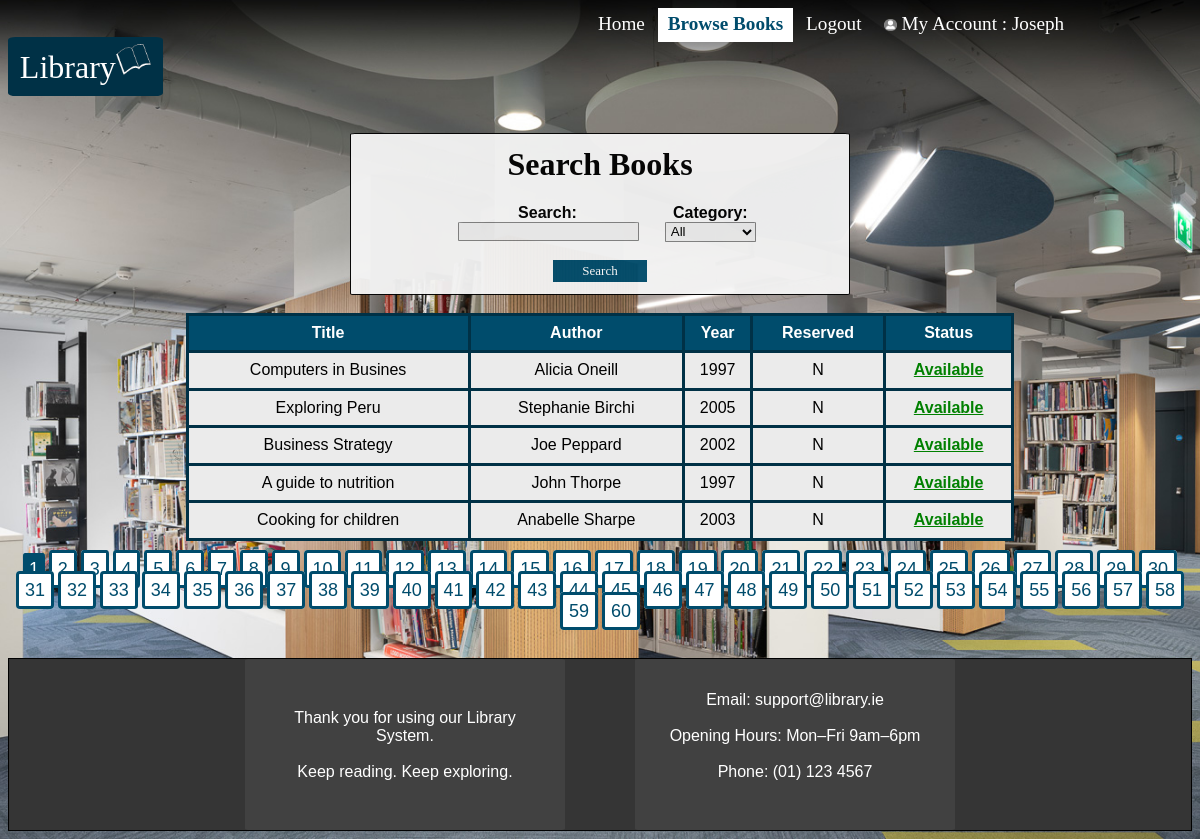
Page /pages/Browse.php (signed in) on the committed database.
### tables this page shows
CREATE TABLE `users` (
  `Username` varchar(20) NOT NULL,
  `Password` varchar(20) NOT NULL,
  `FirstName` varchar(20) NOT NULL,
  `Surname` varchar(20) NOT NULL,
  `AddressLine1` varchar(50) NOT NULL DEFAULT 'none',
  `AddressLine2` varchar(50) NOT NULL,
  `City` varchar(20) NOT NULL DEFAULT 'none',
  `County` varchar(20) NOT NULL DEFAULT 'none',
  `Telephone` varchar(10) NOT NULL DEFAULT 'none',
  `Mobile` varchar(10) NOT NULL DEFAULT 'none'
);

CREATE TABLE `books` (
  `ISBN` varchar(15) NOT NULL,
  `BookTitle` varchar(40) NOT NULL,
  `Author` varchar(20) NOT NULL,
  `Edition` int(11) NOT NULL,
  `Year` int(5) NOT NULL,
  `Category` bigint(3) NOT NULL,
  `Reserved` varchar(1) NOT NULL DEFAULT 'N'
);

### pages/Browse.php (the view, shortened to what this page needs)
<?php
include("../library.php");
$User = isset($_SESSION["Users"]) ? $_SESSION["Users"] : null;
?>
<!DOCTYPE html>
<html lang="en">
<html>
<head>
    <link rel="stylesheet" href="../libraryCSS/styles.css">
    <link rel="stylesheet" href="../libraryCSS/background.css">
</head>
<body>
    <header>
        <div class="top-nav-bar">
            <a class="heading" href="Index.php">Home</a>
            <a class="heading active" href="Browse.php">Browse Books</a>
            <a class="heading" href="Logout.php">Logout</a>
            <?php
                $sql = "SELECT Username, Password, FirstName, Surname, AddressLine1, AddressLine2, City, County, Telephone, Mobile FROM users WHERE Username='$User'";
                $result = $conn->query($sql);
                if ($result && $row = $result->fetch_assoc()) {
                    echo '<a id="MyAccount" class="heading" href="MyAccount.php"><img src="../media/accountIcon.png" style="width:1.3%;height:1.3%;" alt="Account icon"> My Account : ' . $row["FirstName"] . '</a>';
                }
            ?>
        </div>
        <a id="header">Library<img src="../media/headerIcon.png" style="width:3%;height:3%;" alt="Library logo"></a>
    </header>
    <?php
        $search = "";
        $category = "";
        $page = 1;
        $limit = 5;
        $totalPages = 1;
        $result = null;
        if ($_SERVER["REQUEST_METHOD"] === "GET") {
            $offset = ($page - 1) * $limit;
            $where = " WHERE 1=1 ";
            $params = array();
            $types = "";
            $count_sql = "SELECT COUNT(*) AS total FROM books" . $where;
            $count_stmt = $conn->prepare($count_sql);
            $count_stmt->execute();
            $count_result = $count_stmt->get_result();
            $total_rows = 0;
            if ($count_result && $count_result->num_rows === 1) {
                $row_count = $count_result->fetch_assoc();
                $total_rows = (int)$row_count["total"];
            }
            if ($total_rows > 0) {
                $totalPages = ceil($total_rows / $limit);
            }
            $main_sql = "SELECT * FROM books" . $where . " LIMIT ? OFFSET ?";
            $main_stmt = $conn->prepare($main_sql);
            $types2 = $types . "ii";
            $params2 = $params;
            $params2[] = $limit;
            $params2[] = $offset;
            $main_stmt->bind_param($types2, ...$params2);
            $main_stmt->execute();
            $result = $main_stmt->get_result();
        }
    ?>
    <div id="register">
        <h1>Search Books</h1>
        <form method="GET">
            <section class="searchGrid">
                <div>
                    <label class="loginInput" for="search">Search:</label>
                    <br>
                    <input type="text" id="search" name="search" value="<?php echo htmlspecialchars($search); ?>">
                </div>
                <div>
                    <label class="loginInput" for="category">Category:</label>
                    <br>
                    <select id="category" name="category">
                        <option value="">All</option>
                    </select>
                </div>
            </section>
            <br>
            <button class="button" type="submit">
                <a class="buttontext">Search </a>
            </button>
        </form>
    </div>
    <br>
    <table id="bookTable">
        <tr>
            <th>Title</th>
            <th>Author</th>
            <th>Year</th>
            <th>Reserved</th>
            <th>Status</th>
        </tr>
        <?php
            if ($result) {
                while ($row = $result->fetch_assoc()) { ?>
                    <tr>
                        <td><?php echo htmlspecialchars($row['BookTitle']); ?></td>
                        <td><?php echo htmlspecialchars($row['Author']); ?></td>
                        <td><?php echo htmlspecialchars($row['Year']); ?></td>
                        <td><?php echo htmlspecialchars($row['Reserved']); ?></td>
                        <td>
                            <?php if ($row['Reserved'] === 'N') { ?>
                                <a id="available" href="../reserve.php?ISBN=<?php echo urlencode($row['ISBN']); ?>">Available</a>
                            <?php } else { ?>
                                <a id="unavailable">Unavailable</a>
                            <?php } ?>
                        </td>
                    </tr>
                <?php }
            }
        ?>
    </table>
    <br>
    <center>
        <?php
            if ($totalPages > 1) {
                for ($i = 1; $i <= $totalPages; $i++) {
                    if ($i == $page) {
                        echo "<span id='currentSearchPage'>" . $i . "</span> ";
                    } else {
                        echo "<a id='searchPages' href='?search=" . urlencode($search) . "&category=" . htmlspecialchars($category) . "&page=" . $i . "'>" . $i . "</a> ";
                    }
                }
            }
        ?>
    </center>
    <br><br>
    <footer>
        <section class="footerGrid">
            <div class="footerText">
                <br>
                Thank you for using our Library System.
                <br>
                <br>
                Keep reading. Keep exploring.
            </div>
            <div class="footerText">
                Email: support@library.ie
                <br>
                <br>
                Opening Hours: Mon–Fri 9am–6pm
                <br>
                <br>
                Phone: (01) 123 4567
                <br>
                <br>
            </div>
        </section>
    </footer>
</body>
</html>

### libraryCSS/styles.css (style rules this page uses)
.loginInput { text-align: left; color: black; font-family: Arial, Helvetica, sans-serif; font-weight: bold; }
h1 { margin-top: 5%; font-family: prophet-bold; font-size: 200%; text-align: center; color: Black; }
.button { border-style: solid; border-width: 1%; border-color: #004C6C; background-color: #004C6C; width: 35%; height: 3.2%; margin: auto; }
.buttontext { font-family: prophet-regular; text-align: center; color: white; font-size: small; text-decoration: none; }
.top-nav-bar { text-align: right; overflow: hidden; padding: 0.5%; width: 80%; margin: 0% auto; }
.top-nav-bar a { text-align: center; color: white; text-align: center; padding: 1%; text-decoration: none; font-size: larger; font-family: prophet-regular; }
.top-nav-bar a.active { background-color: white; color: #004C6C; font-weight: bold; }
input { border-style: solid; border-color: gray; border-width: 1px; border-radius: 3%; padding: 0.5%; background-color: #ebebeb; }
select { border-style: solid; border-color: gray; border-width: 1px; border-radius: 3%; padding: 0.5%; background-color: #ebebeb; }
#header { margin-top: 5%; font-family: prophet-bold; font-size: 200%; text-align: left; color: white; background-color: #003146; border-radius: 5%; padding: 1%; }
#currentSearchPage { background-color: #004C6C; font-size: large; font-family: Arial, Helvetica, sans-serif; color: white; text-decoration: none; padding: 0.5%; border-radius: 10%; }
#searchPages { background-color: white; border-style: solid; border-color: #004C6C; border-radius: 10%; font-size: large; font-family: Arial, Helvetica, sans-serif; color: #004C6C; text-decoration: none; padding: 0.5%; }
#available { text-align: left; color: green; font-family: Arial, Helvetica, sans-serif; font-weight: bold; }
footer { background-position: bottom center; background-size: cover; background-color: #353535; color: white; text-align: center; border-style: solid; border-color: black; border-width: 1px; }
.footerGrid { display: grid; grid-template-columns: repeat(2, 1fr); gap: 10%; max-width: 60%; margin: 0 auto; }
.footerText { background-color: #414141; color: white; padding: 10%; border-radius: 1%; font-family: Arial, Helvetica, sans-serif; }
.searchGrid { display: grid; grid-template-columns: repeat(2, 1fr); gap: 10%; max-width: 60%; margin: 0 auto; }

### libraryCSS/background.css (style rules this page uses)
body { background-image: url("../media/TUDlibraryBackground.jpeg"); background-repeat: no-repeat; background-attachment: fixed; background-position: top center; background-size: cover; }

### rows in the picture
users: FirstName "Joseph"
books: BookTitle "Computers in Busines", Author "Alicia Oneill", Year "1997", Reserved "N"
books: BookTitle "Exploring Peru", Author "Stephanie Birchi", Year "2005", Reserved "N"
books: BookTitle "Business Strategy", Author "Joe Peppard", Year "2002", Reserved "N"
books: BookTitle "A guide to nutrition", Author "John Thorpe", Year "1997", Reserved "N"
books: BookTitle "Cooking for children", Author "Anabelle Sharpe", Year "2003", Reserved "N"
